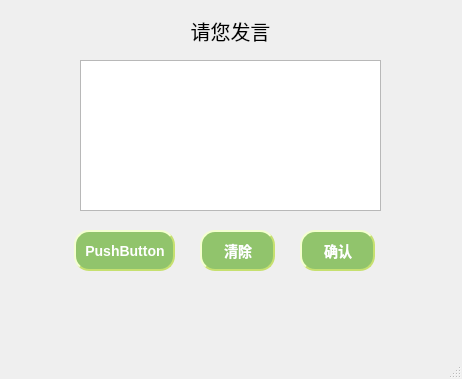
<?xml version="1.0" encoding="UTF-8"?>
<ui version="4.0">
 <class>MainWindow14</class>
 <widget class="QMainWindow" name="MainWindow14">
  <property name="geometry">
   <rect>
    <x>0</x>
    <y>0</y>
    <width>462</width>
    <height>379</height>
   </rect>
  </property>
  <property name="windowTitle">
   <string>MainWindow</string>
  </property>
  <property name="styleSheet">
   <string notr="true">
MainWindow14{background-image: url(C:/Users/12234/Desktop/9.jpg);}


</string>
  </property>
  <widget class="QWidget" name="centralwidget">
   <widget class="QPushButton" name="pushButton">
    <property name="geometry">
     <rect>
      <x>74</x>
      <y>230</y>
      <width>101</width>
      <height>41</height>
     </rect>
    </property>
    <property name="styleSheet">
     <string notr="true">QPushButton:hover {
background-color: #c6e070;

}

QPushButton {
background-color: #91c46c;
color: #ffffff;
color:white;
                    /* 文字颜色 */
background-color: #91c46c;       /* 背景色 */
border-style: outset;            /* 边框风格 */
border-width: 2px;               /* 边框宽度 */
border-radius: 5px;              /* 边框圆角 */
border-color: #c6e070;           /* 边框颜色 */
font: bold 14px;                 /* 字体 */
min-width: 2em;                  /* 控件最小宽度 */
min-height: 2px;                 /* 控件最小高度 */
font-family: 宋体;            /* 字库 */
padding: 5px;                    /* 内边距 */
padding-left:6px;                /* 文字横向偏移 */
padding-top:6px;                 /* 文字纵向偏移 */
border-radius:15px
}
QPushButton:pressed {
background-color: #287d7d;
}
</string>
    </property>
    <property name="text">
     <string>PushButton</string>
    </property>
   </widget>
   <widget class="QPushButton" name="pushButton_2">
    <property name="geometry">
     <rect>
      <x>200</x>
      <y>230</y>
      <width>75</width>
      <height>41</height>
     </rect>
    </property>
    <property name="styleSheet">
     <string notr="true">QPushButton:hover {
background-color: #c6e070;

}

QPushButton {
background-color: #91c46c;
color: #ffffff;
color:white;
                    /* 文字颜色 */
background-color: #91c46c;       /* 背景色 */
border-style: outset;            /* 边框风格 */
border-width: 2px;               /* 边框宽度 */
border-radius: 5px;              /* 边框圆角 */
border-color: #c6e070;           /* 边框颜色 */
font: bold 14px;                 /* 字体 */
min-width: 2em;                  /* 控件最小宽度 */
min-height: 2px;                 /* 控件最小高度 */
font-family: 宋体;            /* 字库 */
padding: 5px;                    /* 内边距 */
padding-left:6px;                /* 文字横向偏移 */
padding-top:6px;                 /* 文字纵向偏移 */
border-radius:15px
}
QPushButton:pressed {
background-color: #287d7d;
}
</string>
    </property>
    <property name="text">
     <string>清除</string>
    </property>
   </widget>
   <widget class="QTextEdit" name="textEdit">
    <property name="geometry">
     <rect>
      <x>80</x>
      <y>60</y>
      <width>301</width>
      <height>151</height>
     </rect>
    </property>
   </widget>
   <widget class="QLabel" name="label">
    <property name="geometry">
     <rect>
      <x>100</x>
      <y>10</y>
      <width>261</width>
      <height>41</height>
     </rect>
    </property>
    <property name="font">
     <font>
      <pointsize>15</pointsize>
     </font>
    </property>
    <property name="styleSheet">
     <string notr="true">color: rgb(255, 255, 255);
QLable{background-image: url(C:/Users/12234/Desktop/9.jpg);colour:white}
</string>
    </property>
    <property name="text">
     <string>请您发言</string>
    </property>
    <property name="alignment">
     <set>Qt::AlignCenter</set>
    </property>
   </widget>
   <widget class="QPushButton" name="pushButton_3">
    <property name="geometry">
     <rect>
      <x>300</x>
      <y>230</y>
      <width>75</width>
      <height>41</height>
     </rect>
    </property>
    <property name="styleSheet">
     <string notr="true">QPushButton:hover {
background-color: #c6e070;

}

QPushButton {
background-color: #91c46c;
color: #ffffff;
color:white;
                    /* 文字颜色 */
background-color: #91c46c;       /* 背景色 */
border-style: outset;            /* 边框风格 */
border-width: 2px;               /* 边框宽度 */
border-radius: 5px;              /* 边框圆角 */
border-color: #c6e070;           /* 边框颜色 */
font: bold 14px;                 /* 字体 */
min-width: 2em;                  /* 控件最小宽度 */
min-height: 2px;                 /* 控件最小高度 */
font-family: 宋体;            /* 字库 */
padding: 5px;                    /* 内边距 */
padding-left:6px;                /* 文字横向偏移 */
padding-top:6px;                 /* 文字纵向偏移 */
border-radius:15px
}
QPushButton:pressed {
background-color: #287d7d;
}
</string>
    </property>
    <property name="text">
     <string>确认</string>
    </property>
   </widget>
  </widget>
  <widget class="QMenuBar" name="menubar">
   <property name="geometry">
    <rect>
     <x>0</x>
     <y>0</y>
     <width>462</width>
     <height>23</height>
    </rect>
   </property>
  </widget>
  <widget class="QStatusBar" name="statusbar"/>
 </widget>
 <resources/>
 <connections/>
</ui>
